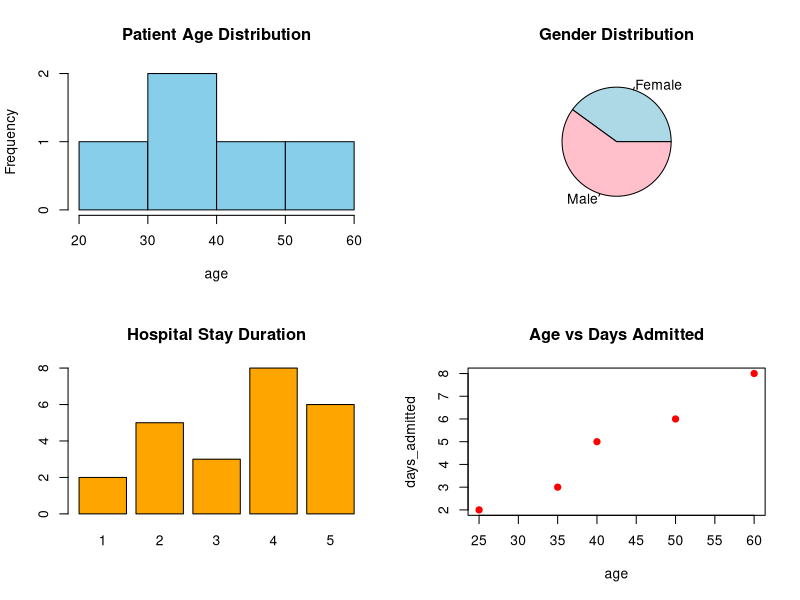

Write the R code that produced this figure.
# Hospital Dataset

patient <- c(1,2,3,4,5)
age <- c(25,40,35,60,50)
days_admitted <- c(2,5,3,8,6)
gender <- c("Male","Female","Male","Female","Male")

par(mfrow=c(2,2))

# Histogram
hist(age,
     col="skyblue",
     main="Patient Age Distribution")

# Pie Chart
pie(table(gender),
    col=c("lightblue","pink"),
    main="Gender Distribution")

# Bar Chart
barplot(days_admitted,
        names.arg=patient,
        col="orange",
        main="Hospital Stay Duration")

# Scatter Plot
plot(age,days_admitted,
     pch=19,
     col="red",
     main="Age vs Days Admitted")

par(mfrow=c(1,1))
